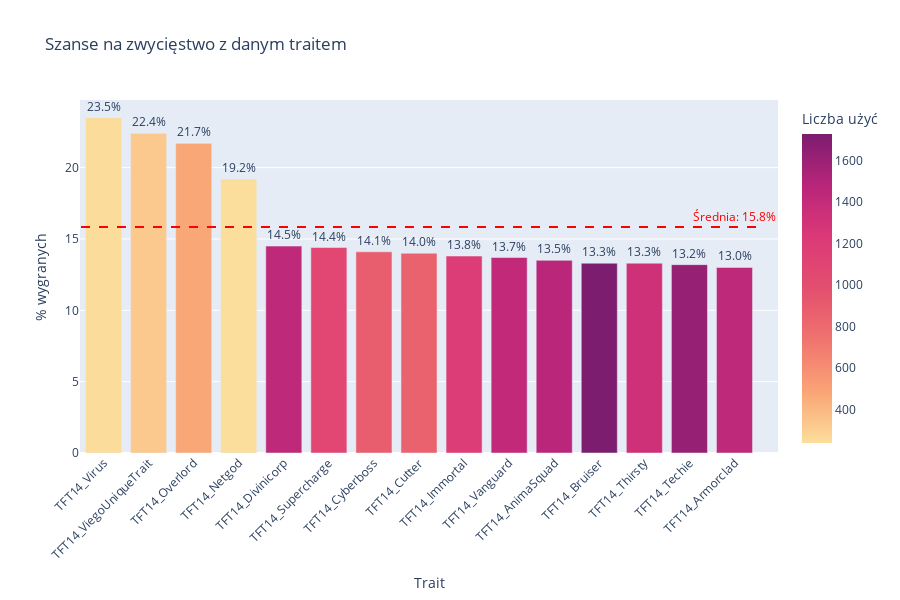

The notebook cell saved with this chart:
### Markdown cell above
W tym wykresie analizujemy najskuteczniejsze traity po ich zmaksowaniu, biorąc pod uwagę wyłącznie gry zakończone 1. miejscem – dzięki temu widzimy, które traity najczęściej pojawiały się w zwycięskich kompozycjach w pełnej formie.

Na czele zestawienia znajdują się AnimaSquad i Deadeye, które po zmaksowaniu mają 100% skuteczności, co sugeruje, że jeśli uda się je w pełni aktywować, bardzo często prowadzą do zwycięstwa. StreetDemon także wypada powyżej średniej (60%), natomiast reszta traitów – jak 8Bit, Dazzler, PunkRock czy Fighter – oscyluje w okolicach 50% lub mniej. Warto zauważyć, że średnia skuteczność zmaksowanych traitów wynosi 56,4%, więc wszystko poniżej tej wartości oznacza raczej mniej pewne zwycięstwa mimo pełnej aktywacji.

Te dane uzupełniają wcześniejsze analizy placementów – pokazują, że nie każdy trait, nawet jeśli jest rzadki lub w pełni aktywowany, gwarantuje wygraną. Wyniki te mogą być też częściowo zaburzone przez małą próbkę (często 2–4 gry), dlatego należy je traktować jako wskazówkę, a nie absolutną regułę.

### Code cell
df_full = df.merge(players_df[['match_id', 'puuid', 'placement']], on=['match_id', 'puuid'], how='left')

used_traits = df_full.copy()

winners = used_traits[used_traits['placement'] == 1]
winner_count = winners['trait_name'].value_counts().reset_index()
winner_count.columns = ['trait_name', 'wins']

total_used = used_traits['trait_name'].value_counts().reset_index()
total_used.columns = ['trait_name', 'total_uses']

win_rate = winner_count.merge(total_used, on='trait_name', how='left')
win_rate['win_percent'] = (win_rate['wins'] / win_rate['total_uses'] * 100).round(1)

filtered = win_rate[win_rate['total_uses'] >= 50].sort_values(by='win_percent', ascending=False).head(15)

avg_winrate = filtered['win_percent'].mean()

import plotly.express as px
import plotly.graph_objects as go

fig = px.bar(
    filtered,
    x='trait_name',
    y='win_percent',
    color='total_uses',
    text='win_percent',
    labels={
        'trait_name': 'Trait',
        'win_percent': '% wygranych',
        'total_uses': 'Liczba użyć'
    },
    title='Szanse na zwycięstwo z danym traitem',
    color_continuous_scale='Sunsetdark'
)

fig.add_shape(
    type='line',
    x0=-0.5,
    x1=len(filtered)-0.5,
    y0=avg_winrate,
    y1=avg_winrate,
    line=dict(color='red', width=2, dash='dash')
)

fig.add_annotation(
    x=len(filtered)-1,
    y=avg_winrate,
    text=f"Średnia: {avg_winrate:.1f}%",
    showarrow=False,
    font=dict(color='red', size=12),
    yshift=10
)

fig.update_traces(texttemplate='%{text:.1f}%', textposition='outside')
fig.update_layout(
    xaxis_tickangle=-45,
    yaxis_title='% wygranych',
    height=600
)

fig.show()

### Figure 1 — Plotly figure (JSON) as saved in the notebook; plotly's stock layout.template omitted (floating-point values rounded to 4 significant figures)
{"data": [{"alignmentgroup": "True", "hovertemplate": "Trait=%{x}<br>% wygranych=%{text}<br>Liczba użyć=%{marker.color}<extra></extra>", "legendgroup": "", "marker": {"color": [247, 335, 474, 240, 1435, 1070, 887, 855, 1190, 1419, 1473, 1729, 1331, 1624, 1437], "coloraxis": "coloraxis", "pattern": {"shape": ""}}, "name": "", "offsetgroup": "", "orientation": "v", "showlegend": false, "text": [23.5, 22.4, 21.7, 19.2, 14.5, 14.4, 14.1, 14, 13.8, 13.7, 13.5, 13.3, 13.3, 13.2, 13], "textposition": "outside", "texttemplate": "%{text:.1f}%", "type": "bar", "x": ["TFT14_Virus", "TFT14_ViegoUniqueTrait", "TFT14_Overlord", "TFT14_Netgod", "TFT14_Divinicorp", "TFT14_Supercharge", "TFT14_Cyberboss", "TFT14_Cutter", "TFT14_Immortal", "TFT14_Vanguard", "TFT14_AnimaSquad", "TFT14_Bruiser", "TFT14_Thirsty", "TFT14_Techie", "TFT14_Armorclad"], "xaxis": "x", "y": [23.5, 22.4, 21.7, 19.2, 14.5, 14.4, 14.1, 14, 13.8, 13.7, 13.5, 13.3, 13.3, 13.2, 13], "yaxis": "y"}], "layout": {"annotations": [{"font": {"color": "red", "size": 12}, "showarrow": false, "text": "Średnia: 15.8%", "x": 14, "y": 15.84, "yshift": 10}], "barmode": "relative", "coloraxis": {"colorbar": {"title": {"text": "Liczba użyć"}}, "colorscale": [[0, "rgb(252, 222, 156)"], [0.1667, "rgb(250, 164, 118)"], [0.3333, "rgb(240, 116, 110)"], [0.5, "rgb(227, 79, 111)"], [0.6667, "rgb(220, 57, 119)"], [0.8333, "rgb(185, 37, 122)"], [1, "rgb(124, 29, 111)"]]}, "height": 600, "legend": {"tracegroupgap": 0}, "shapes": [{"line": {"color": "red", "dash": "dash", "width": 2}, "type": "line", "x0": -0.5, "x1": 14.5, "y0": 15.84, "y1": 15.84}], "title": {"text": "Szanse na zwycięstwo z danym traitem"}, "xaxis": {"anchor": "y", "domain": [0, 1], "tickangle": -45, "title": {"text": "Trait"}}, "yaxis": {"anchor": "x", "domain": [0, 1], "title": {"text": "% wygranych"}}}}
